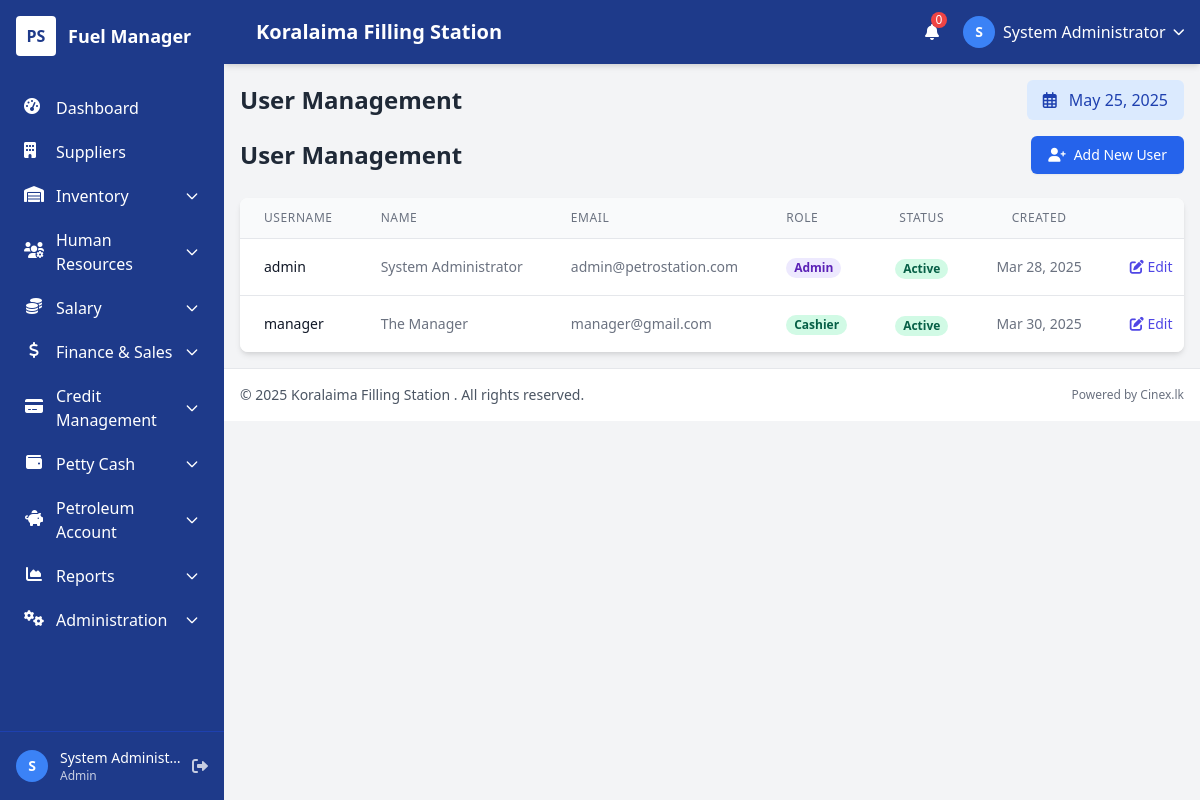
/users.php (signed in), run on the app's committed database.
### tables this page shows
CREATE TABLE `users` (
  `user_id` int(11) NOT NULL AUTO_INCREMENT,
  `username` varchar(50) NOT NULL,
  `password` varchar(255) NOT NULL,
  `full_name` varchar(100) NOT NULL,
  `email` varchar(100) NOT NULL,
  `role` enum('admin','manager','cashier','attendant') NOT NULL,
  `status` enum('active','inactive') DEFAULT 'active',
  `created_at` timestamp NULL DEFAULT current_timestamp(),
  `updated_at` timestamp NULL DEFAULT current_timestamp() ON UPDATE current_timestamp(),
  PRIMARY KEY (`user_id`),
  UNIQUE KEY `username` (`username`),
  UNIQUE KEY `email` (`email`)
);

### includes/config.php (called while the page is built, shortened)
<?php
$app_settings = [];

### includes/functions.php (called while the page is built, shortened)
<?php
function load_settings($conn) {
    global $app_settings;
    $query = "SELECT setting_name, setting_value FROM system_settings";
    $result = $conn->query($query);
    if ($result && $result->num_rows > 0) {
        while ($row = $result->fetch_assoc()) {
            $app_settings[$row['setting_name']] = $row['setting_value'];
        }
    }
    return $app_settings;
}
function get_setting($setting_name, $default = null) {
    global $app_settings;
    if (isset($app_settings[$setting_name])) {
        return $app_settings[$setting_name];
    }
    return $default;
}

### includes/db.php (called while the page is built, shortened)
<?php
require_once __DIR__ . '/config.php';
require_once __DIR__ . '/functions.php';
try {
    $conn = @new mysqli($db_host, $db_user, $db_pass, $db_name);
    if (function_exists('load_settings')) {
       load_settings($conn);
    } else {
       error_log("Warning: function 'load_settings' not found after including functions.php in db.php.");
    }
} catch (Exception $e) {
    error_log("Database setup error: " . $e->getMessage());
    echo "<!DOCTYPE html><html><head><title>Database Error</title></head><body style='font-family: sans-serif;'>";
    echo "<div style='border: 2px solid #cc0000; padding: 20px; margin: 30px auto; max-width: 800px; background-color: #fff0f0;'>";
    echo "<h2 style='color: #cc0000;'>Database Connection Error</h2>";
    echo "<p>We encountered a problem connecting to the database. This may be temporary.</p>";
    echo "<p>Please notify the system administrator if this problem persists.</p>";
    echo "</div>";
    echo "</body></html>";
    exit;
}
?>

### users.php (the view, shortened to what this page needs)
<?php
$page_title = "User Management";
require_once 'includes/header.php';
require_once 'includes/db.php';
$actions = ['list', 'add', 'edit', 'delete', 'status'];
$action = isset($_GET['action']) && in_array($_GET['action'], $actions) ? $_GET['action'] : 'list';
$all_users = [];
if ($action === 'list') {
    $sql = "SELECT user_id, username, full_name, email, role, status, created_at FROM users ORDER BY full_name";
    $result = $conn->query($sql);
    if ($result) {
        while ($row = $result->fetch_assoc()) {
            $all_users[] = $row;
        }
    }
}
?>
<div class="mb-6 flex justify-between items-center">
    <h1 class="text-2xl font-bold text-gray-800">User Management</h1>
    <?php if ($action === 'list'): ?>
    <a href="?action=add" class="inline-flex items-center px-4 py-2 border border-transparent rounded-md shadow-sm text-sm font-medium text-white bg-blue-600 hover:bg-blue-700 focus:outline-none focus:ring-2 focus:ring-offset-2 focus:ring-blue-500">
        <i class="fas fa-user-plus mr-2"></i> Add New User
    </a>
    <?php endif; ?>
</div>
<?php if ($action === 'list'): ?>
<div class="bg-white rounded-lg shadow-md overflow-hidden">
    <div class="overflow-x-auto">
        <table class="min-w-full divide-y divide-gray-200">
            <thead class="bg-gray-50">
                <tr>
                    <th scope="col" class="px-6 py-3 text-left text-xs font-medium text-gray-500 uppercase tracking-wider">Username</th>
                    <th scope="col" class="px-6 py-3 text-left text-xs font-medium text-gray-500 uppercase tracking-wider">Name</th>
                    <th scope="col" class="px-6 py-3 text-left text-xs font-medium text-gray-500 uppercase tracking-wider">Email</th>
                    <th scope="col" class="px-6 py-3 text-left text-xs font-medium text-gray-500 uppercase tracking-wider">Role</th>
                    <th scope="col" class="px-6 py-3 text-center text-xs font-medium text-gray-500 uppercase tracking-wider">Status</th>
                    <th scope="col" class="px-6 py-3 text-center text-xs font-medium text-gray-500 uppercase tracking-wider">Created</th>
                    <th scope="col" class="px-6 py-3 text-right text-xs font-medium text-gray-500 uppercase tracking-wider">Actions</th>
                </tr>
            </thead>
            <tbody class="bg-white divide-y divide-gray-200">
                <?php if (empty($all_users)): ?>
                <tr>
                    <td colspan="7" class="px-6 py-4 text-center text-gray-500">No users found</td>
                </tr>
                <?php else: ?>
                <?php foreach ($all_users as $user): ?>
                <tr>
                    <td class="px-6 py-4 whitespace-nowrap text-sm font-medium text-gray-900">
                        <?= htmlspecialchars($user['username']) ?>
                    </td>
                    <td class="px-6 py-4 whitespace-nowrap text-sm text-gray-500">
                        <?= htmlspecialchars($user['full_name']) ?>
                    </td>
                    <td class="px-6 py-4 whitespace-nowrap text-sm text-gray-500">
                        <?= htmlspecialchars($user['email'] ?? '') ?>
                    </td>
                    <td class="px-6 py-4 whitespace-nowrap text-sm text-gray-500">
                        <span class="px-2 inline-flex text-xs leading-5 font-semibold rounded-full
                            <?php
                            switch ($user['role']) {
                                case 'admin':
                                    echo 'bg-purple-100 text-purple-800';
                                    break;
                                case 'cashier':
                                    echo 'bg-green-100 text-green-800';
                                    break;
                            }
                            ?>">
                            <?= ucfirst(htmlspecialchars($user['role'])) ?>
                        </span>
                    </td>
                    <td class="px-6 py-4 whitespace-nowrap text-center">
                        <span class="px-2 inline-flex text-xs leading-5 font-semibold rounded-full <?= $user['status'] === 'active' ? 'bg-green-100 text-green-800' : 'bg-red-100 text-red-800' ?>">
                            <?= ucfirst($user['status']) ?>
                        </span>
                    </td>
                    <td class="px-6 py-4 whitespace-nowrap text-center text-sm text-gray-500">
                        <?= date('M d, Y', strtotime($user['created_at'])) ?>
                    </td>
                    <td class="px-6 py-4 whitespace-nowrap text-right text-sm font-medium">
                        <a href="?action=edit&id=<?= $user['user_id'] ?>" class="text-indigo-600 hover:text-indigo-900 mr-3">
                            <i class="fas fa-edit"></i> Edit
                        </a>
                    </td>
                </tr>
                <?php endforeach; ?>
                <?php endif; ?>
            </tbody>
        </table>
    </div>
</div>
<?php endif; ?>
<?php
require_once 'includes/footer.php';
?>

### includes/header.php (shortened to what this page needs)
<?php
$current_page = basename($_SERVER['PHP_SELF']);
$user_data = null;
if (isset($_SESSION['user_id'])) {
    require_once __DIR__ . '/db.php';
    $stmt = $conn->prepare("SELECT user_id, username, full_name, role FROM users WHERE user_id = ?");
    $stmt->bind_param("i", $_SESSION['user_id']);
    $stmt->execute();
    $result = $stmt->get_result();
    $user_data = $result->fetch_assoc();
}
$company_name = get_setting('company_name', 'Fuel Manager');
$current_date = date('F d, Y');
?>
<!DOCTYPE html>
<html lang="en">
<head>
    <link href="https://cdn.jsdelivr.net/npm/tailwindcss@2.2.19/dist/tailwind.min.css" rel="stylesheet">
    <link rel="stylesheet" href="https://cdnjs.cloudflare.com/ajax/libs/font-awesome/6.0.0/css/all.min.css">
</head>
<body class="bg-gray-100">
    <?php if ($current_page != 'login.php'): ?>
    <div class="min-h-screen">
        <?php include_once __DIR__ . '/sidebar.php'; ?>
        <div id="main-content-wrapper">
            <header class="bg-header shadow-md z-20 sticky top-0 main-header">
                <div class="flex justify-between items-center h-16 px-4">
                    <div class="flex items-center">
                        <div class="ml-4 text-white text-xl font-semibold">
                            <?= htmlspecialchars($company_name) ?>
                        </div>
                    </div>
                    <div class="flex items-center space-x-4">
                        <div class="relative">
                            <button class="text-white p-2 rounded-full hover:bg-sidebar-active focus:outline-none">
                                <i class="fas fa-bell"></i>
                                <span class="absolute top-0 right-0 h-4 w-4 bg-red-500 rounded-full text-xs flex items-center justify-center">
                                    0
                                </span>
                            </button>
                        </div>
                        <?php if ($user_data): ?>
                        <div class="relative">
                            <button id="user-menu-button" class="flex items-center space-x-2 text-white focus:outline-none">
                                <div class="w-8 h-8 rounded-full bg-secondary flex items-center justify-center">
                                    <?php
                                    $initials = 'S';
                                    if (isset($user_data['full_name'])) {
                                        $name_parts = explode(' ', $user_data['full_name']);
                                        $initials = strtoupper(substr($name_parts[0], 0, 1));
                                        if (count($name_parts) > 1) {
                                            $initials = strtoupper(substr($name_parts[0], 0, 1));
                                        }
                                    }
                                    ?>
                                    <span class="text-sm font-bold"><?= $initials ?></span>
                                </div>
                                <span class="hidden md:inline"><?= htmlspecialchars($user_data['full_name']) ?></span>
                                <i class="fas fa-chevron-down text-xs"></i>
                            </button>
                        </div>
                        <?php endif; ?>
                    </div>
                </div>
            </header>
            <main class="p-4">
                <?php if (isset($page_title)): ?>
                <div class="flex flex-col md:flex-row justify-between items-start md:items-center mb-4">
                    <div>
                        <h1 class="text-2xl font-bold text-gray-800"><?= htmlspecialchars($page_title) ?></h1>
                    </div>
                    <div class="bg-blue-100 px-4 py-2 rounded-md text-blue-800 font-medium mt-4 md:mt-0">
                        <i class="far fa-calendar-alt mr-2"></i> <?= $current_date ?>
                    </div>
                </div>
                <?php endif; ?>
    <?php endif; ?>

### data on the page
users: full_name "S", full_name "System Administrator", username "admin", email "admin@petrostation.com", role "Admin", status "Active", created_at "Mar 28, 2025"
users: username "manager", full_name "The Manager", email "manager@gmail.com", role "Cashier", status "Active", created_at "Mar 30, 2025"

### other printed values
$text "Dashboard Suppliers"
substr($_SESSION['full_name'] ?? 'U', 0, 1) "S"
$_SESSION['full_name'] "System Administ…"
$_SESSION['role'] "Admin"
$company_name "Koralaima Filling Station"
$page_title "User Management"
get_setting('company_name', 'Fuel Manager') "Koralaima Filling Station"
